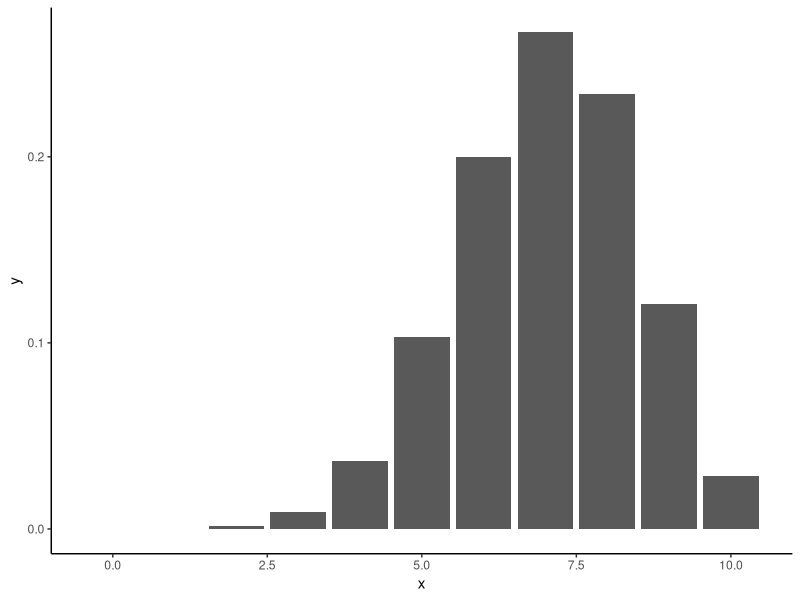

Source code (R):
# Direct implementation for sampling a sequence of coin flips

library(ggplot2)

# outcome is tail or head
outcomes <- c("T", "H");

# probabilities of each outcome
probs.outcome <- c(0.3, 0.7);

# ensure that probs sum to 1
probs.outcome <- probs.outcome / sum(probs.outcome);

# number of coin flips in a sequence
n.trials <- 10;

# Enumerate the sample space of a sequence of n trials,
# given the outcomes of individual trials,
# returning the sample space
enumerate <- function(outcomes, n) {
  if (n == 1) {
    as.list(outcomes)
  } else {
    branches <- enumerate(outcomes, n - 1);
    unlist(
      lapply(branches,
        function(b) {
          lapply(outcomes, function(o) c(b, o))
        }
      ),
      recursive = FALSE
    )
  }
}

# sample space
S <- enumerate(outcomes, n.trials);

# probability of each element in sample space S
probs.S <- unlist(lapply(
  enumerate(probs.outcome, n.trials),
  function(probs) {
    # probs contain the probability of trials in a sequence
    # obtain the probability for the sequence by multiplying probs together
    prod(probs)
  }
));

sum(probs.S)

# define random variable X as the number of heads
X <- function(s) {
  sum(s == "H")
}

# map each element of the sample space onto the domain of X
values.x <- unlist(lapply(S, X));

# domain of random variable X
domain.x <- unique(values.x);

# induced probability function on random variable X
probs.x <- unlist(lapply(domain.x,
  function(x) {
    # index of elements in the sample space that correspond to realization x
    # this index is used to extract the samples that correspond to 
    # the event where X = x
    idx <- values.x == x;
    sum(probs.S[idx])
  }
));

print(probs.x)

ggplot(data.frame(x=domain.x, y=probs.x), aes(x, y)) + theme_classic() +
  geom_col()


# draw a sample s
s <- sample(outcomes, n.trials, replace=TRUE, prob=probs.outcome);

# find the index of sample s in the sample space
s.idx <- which(unlist(lapply(S, function(s.i) all(s.i == s))));
probs.S[s.idx]

# map sample s of sample space to realization x
X(s)



# Remarks
# 1. Uniform probability in the sample space induced a non-uniform probability
#    distribution on X (number of heads).
# 2. Mathematical functions can be represented as vectors.


# Questions
# 1. When we are drawing coin flips, why do we sample with replacement?
# 2. How does changing the probability function on the sample space change
#    the induced probability function on X?
# 3. How can we sample the random variable X directly? This can be implemented
#    in one-line of code.


# Bonus questions
# 1. As the number of trials increases, can we still calculate `prob.x`
#    accurately? If not, modify the code to make the calculation of
#    `prob.x` more accurate.

